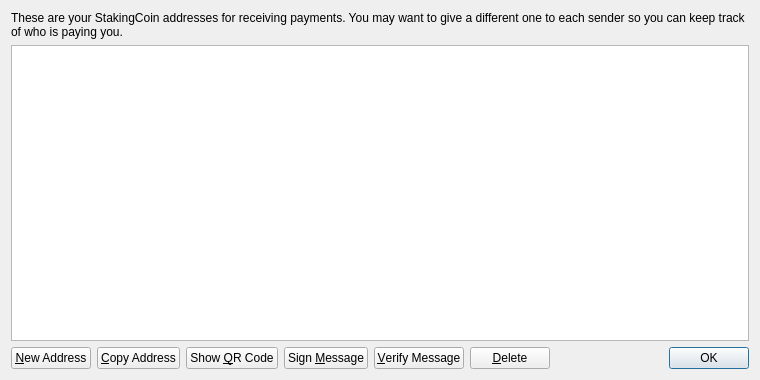
<?xml version="1.0" encoding="UTF-8"?>
<ui version="4.0">
 <class>AddressBookPage</class>
 <widget class="QWidget" name="AddressBookPage">
  <property name="geometry">
   <rect>
    <x>0</x>
    <y>0</y>
    <width>760</width>
    <height>380</height>
   </rect>
  </property>
  <property name="windowTitle">
   <string>Address Book</string>
  </property>
  <layout class="QVBoxLayout" name="verticalLayout">
   <item>
    <widget class="QLabel" name="labelExplanation">
     <property name="text">
      <string>These are your StakingCoin addresses for receiving payments. You may want to give a different one to each sender so you can keep track of who is paying you.</string>
     </property>
     <property name="textFormat">
      <enum>Qt::PlainText</enum>
     </property>
     <property name="wordWrap">
      <bool>true</bool>
     </property>
    </widget>
   </item>
   <item>
    <widget class="QTableView" name="tableView">
     <property name="contextMenuPolicy">
      <enum>Qt::CustomContextMenu</enum>
     </property>
     <property name="toolTip">
      <string>Double-click to edit address or label</string>
     </property>
     <property name="tabKeyNavigation">
      <bool>false</bool>
     </property>
     <property name="alternatingRowColors">
      <bool>true</bool>
     </property>
     <property name="selectionMode">
      <enum>QAbstractItemView::SingleSelection</enum>
     </property>
     <property name="selectionBehavior">
      <enum>QAbstractItemView::SelectRows</enum>
     </property>
     <property name="sortingEnabled">
      <bool>true</bool>
     </property>
     <attribute name="verticalHeaderVisible">
      <bool>false</bool>
     </attribute>
    </widget>
   </item>
   <item>
    <layout class="QHBoxLayout" name="horizontalLayout">
     <item>
      <widget class="QPushButton" name="newAddressButton">
       <property name="toolTip">
        <string>Create a new address</string>
       </property>
       <property name="text">
        <string>&amp;New Address</string>
       </property>
       <property name="icon">
        <iconset resource="../bitcoin.qrc">
         <normaloff>:/icons/add</normaloff>:/icons/add</iconset>
       </property>
      </widget>
     </item>
     <item>
      <widget class="QPushButton" name="copyToClipboard">
       <property name="toolTip">
        <string>Copy the currently selected address to the system clipboard</string>
       </property>
       <property name="text">
        <string>&amp;Copy Address</string>
       </property>
       <property name="icon">
        <iconset resource="../bitcoin.qrc">
         <normaloff>:/icons/editcopy</normaloff>:/icons/editcopy</iconset>
       </property>
      </widget>
     </item>
     <item>
      <widget class="QPushButton" name="showQRCode">
       <property name="text">
        <string>Show &amp;QR Code</string>
       </property>
       <property name="icon">
        <iconset resource="../bitcoin.qrc">
         <normaloff>:/icons/qrcode</normaloff>:/icons/qrcode</iconset>
       </property>
      </widget>
     </item>
     <item>
      <widget class="QPushButton" name="signMessage">
       <property name="toolTip">
        <string>Sign a message to prove you own a StakingCoin address</string>
       </property>
       <property name="text">
        <string>Sign &amp;Message</string>
       </property>
       <property name="icon">
        <iconset resource="../bitcoin.qrc">
         <normaloff>:/icons/edit</normaloff>:/icons/edit</iconset>
       </property>
      </widget>
     </item>
     <item>
      <widget class="QPushButton" name="verifyMessage">
       <property name="toolTip">
        <string>Verify a message to ensure it was signed with a specified StakingCoin address</string>
       </property>
       <property name="text">
        <string>&amp;Verify Message</string>
       </property>
       <property name="icon">
        <iconset resource="../bitcoin.qrc">
         <normaloff>:/icons/transaction_0</normaloff>:/icons/transaction_0</iconset>
       </property>
      </widget>
     </item>
     <item>
      <widget class="QPushButton" name="deleteButton">
       <property name="toolTip">
        <string>Delete the currently selected address from the list</string>
       </property>
       <property name="text">
        <string>&amp;Delete</string>
       </property>
       <property name="icon">
        <iconset resource="../bitcoin.qrc">
         <normaloff>:/icons/remove</normaloff>:/icons/remove</iconset>
       </property>
      </widget>
     </item>
     <item>
      <spacer name="horizontalSpacer">
       <property name="orientation">
        <enum>Qt::Horizontal</enum>
       </property>
       <property name="sizeHint" stdset="0">
        <size>
         <width>40</width>
         <height>20</height>
        </size>
       </property>
      </spacer>
     </item>
     <item>
      <widget class="QDialogButtonBox" name="buttonBox">
       <property name="sizePolicy">
        <sizepolicy hsizetype="Maximum" vsizetype="Fixed">
         <horstretch>0</horstretch>
         <verstretch>0</verstretch>
        </sizepolicy>
       </property>
       <property name="standardButtons">
        <set>QDialogButtonBox::Ok</set>
       </property>
      </widget>
     </item>
    </layout>
   </item>
  </layout>
 </widget>
 <resources>
  <include location="../bitcoin.qrc"/>
 </resources>
 <connections/>
</ui>
